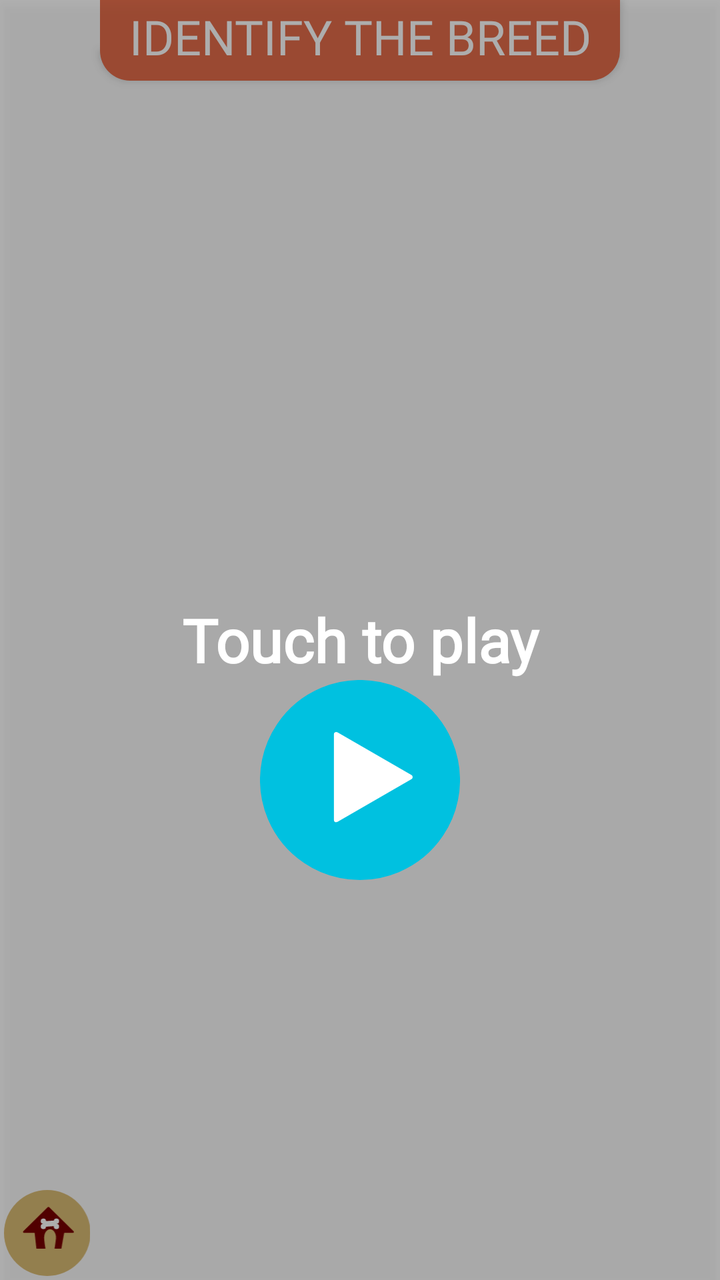
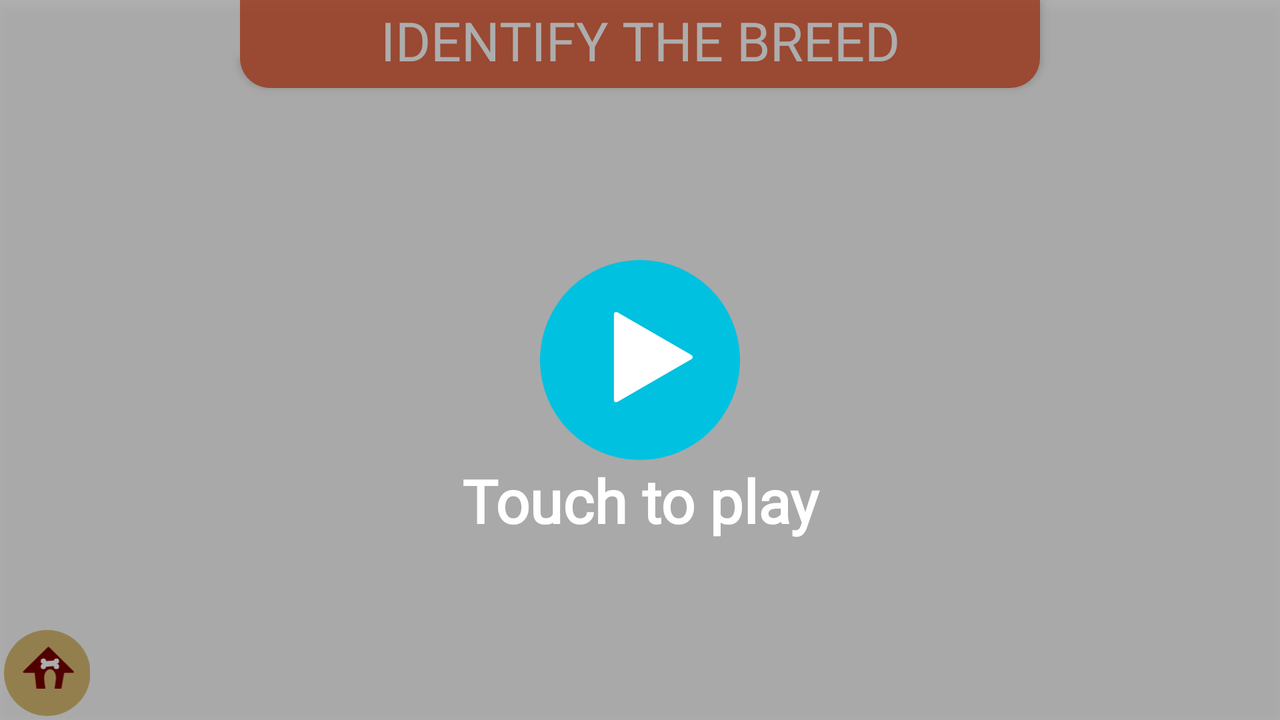

One screen, two layout resources from the same app: the default and the repository's alternative for another configuration. Each is rendered where Android would select it; the XML of both is given below.
<!-- AndroidManifest.xml: application theme AppTheme -->
<!-- res/layout/activity_identify_breed.xml -->
<?xml version="1.0" encoding="utf-8"?>
<androidx.constraintlayout.widget.ConstraintLayout xmlns:android="http://schemas.android.com/apk/res/android"
    xmlns:app="http://schemas.android.com/apk/res-auto"
    xmlns:tools="http://schemas.android.com/tools"
    android:layout_width="match_parent"
    android:layout_height="match_parent"
    tools:context=".Activities.IdentifyBreed.IdentifyBreed">

    <RelativeLayout

        android:id="@+id/starter_Filter_breed"
        android:layout_width="match_parent"
        android:layout_height="match_parent"
        android:background="@color/filter"
        android:elevation="4dp"
        android:onClick="onClick">

        <TextView
            android:id="@+id/play_text_breed"
            android:layout_width="match_parent"
            android:layout_height="wrap_content"
            android:layout_centerInParent="true"
            android:elevation="@dimen/elevation_height"
            android:fontFamily="@font/poppins"
            android:gravity="center"
            android:text="@string/touch_to_play"
            android:textColor="@android:color/white"
            android:textFontWeight="600"
            android:textSize="@dimen/level_timer_tx_siz"
            tools:targetApi="p" />

        <ImageButton
            android:id="@+id/button_play_breed"
            android:layout_width="100dp"
            android:layout_height="100dp"
            android:layout_below="@+id/play_text_breed"
            android:layout_centerInParent="true"
            android:background="@drawable/empty_bg"
            android:contentDescription="@string/play_button"
            android:elevation="5dp"
            android:scaleType="fitXY"
            android:src="@drawable/ic_img_play_icon" />
    </RelativeLayout>

    <LinearLayout
        android:id="@+id/timer_layout_breed"
        android:layout_width="match_parent"
        android:layout_height="wrap_content"
        android:layout_marginStart="@dimen/timer_padding"
        android:layout_marginEnd="@dimen/timer_padding"
        android:background="@drawable/timer_bg"
        android:visibility="invisible"
        app:layout_constraintBottom_toBottomOf="parent"
        app:layout_constraintEnd_toEndOf="parent"
        app:layout_constraintHorizontal_bias="0.5"
        app:layout_constraintStart_toStartOf="parent">


        <TextView
            android:id="@+id/text_timer_breed"
            android:layout_width="match_parent"
            android:layout_height="match_parent"
            android:layout_gravity="center"
            android:layout_marginLeft="3dp"
            android:layout_marginTop="3dp"
            android:layout_marginRight="3dp"
            android:elevation="5dp"
            android:fontFamily="@font/nuevastd_bold"
            android:gravity="center"
            android:text="@string/dummy_timer"
            android:textAlignment="center"
            android:textColor="@android:color/holo_red_dark"
            android:textSize="@dimen/level_timer_tx_siz"
            app:layout_constraintEnd_toEndOf="parent"
            app:layout_constraintHorizontal_bias="0.1"
            app:layout_constraintStart_toStartOf="parent"
            app:layout_constraintTop_toTopOf="parent" />


    </LinearLayout>

    <ImageButton
        android:layout_margin="2dp"
        android:id="@+id/button_back_breed"
        android:layout_width="43dp"
        android:layout_height="43dp"
        android:background="@drawable/empty_bg"
        android:layout_weight="1"
        android:clickable="true"
        android:contentDescription="@string/back_button"
        android:elevation="@dimen/elevation_height"
        android:focusable="true"
        android:scaleType="centerCrop"
        app:layout_constraintBottom_toBottomOf="parent"
        app:layout_constraintStart_toStartOf="parent"
        app:srcCompat="@drawable/ic_back" />

    <FrameLayout
        android:id="@+id/breed_fragmentContainer"
        android:layout_width="match_parent"
        android:layout_height="match_parent"
        android:layout_marginStart="20dp"
        android:layout_marginTop="50dp"
        android:layout_marginEnd="20dp"
        android:layout_marginBottom="40dp"
        android:gravity="center"
        android:padding="3dp"
        app:layout_constraintEnd_toEndOf="parent"
        app:layout_constraintHorizontal_bias="0.5"
        app:layout_constraintStart_toStartOf="parent"
        app:layout_constraintTop_toBottomOf="@+id/title" />

    <LinearLayout
        android:id="@+id/title"
        android:layout_width="match_parent"
        android:layout_height="wrap_content"
        android:layout_marginStart="@dimen/title_padding"
        android:layout_marginEnd="@dimen/title_padding"
        android:background="@drawable/page_title"
        android:elevation="@dimen/elevation_height"
        android:transitionName="title"
        app:layout_constraintEnd_toEndOf="parent"
        app:layout_constraintHorizontal_bias="0.5"
        app:layout_constraintStart_toStartOf="parent"
        app:layout_constraintTop_toTopOf="parent">

        <TextView
            android:layout_width="match_parent"
            android:layout_height="match_parent"
            android:layout_gravity="center"
            android:layout_marginLeft="3dp"
            android:layout_marginTop="3dp"
            android:layout_marginRight="3dp"
            android:layout_marginBottom="5dp"
            android:elevation="@dimen/elevation_height"
            android:fontFamily="@string/FONT"
            android:gravity="center"
            android:text="@string/iden_breed"
            android:textAlignment="center"
            android:textColor="@android:color/white"
            android:textSize="@dimen/title_text_size"
            app:layout_constraintEnd_toEndOf="parent"
            app:layout_constraintHorizontal_bias="0.1"
            app:layout_constraintStart_toStartOf="parent"
            app:layout_constraintTop_toTopOf="parent" />
    </LinearLayout>

    <TextView
        android:id="@+id/score_breed"
        android:layout_width="120dp"
        android:layout_height="wrap_content"
        android:layout_marginBottom="10dp"
        android:fontFamily="@font/nuevastd_bold"
        android:text="@string/dummy_score"
        android:textAlignment="center"
        android:textColor="@color/color_10_blue1"
        android:textSize="@dimen/title_text_size"
        android:visibility="invisible"
        app:layout_constraintBottom_toBottomOf="parent"
        app:layout_constraintEnd_toEndOf="parent" />

</androidx.constraintlayout.widget.ConstraintLayout>
<!-- resources referenced by this layout -->
<resources>
  <color name="color_10_blue1">#2196F3</color>
  <color name="filter">#48000000</color>
  <dimen name="elevation_height">2.5dp</dimen>
  <dimen name="level_timer_tx_siz">30sp</dimen>
  <dimen name="timer_padding">155dp</dimen>
  <dimen name="title_padding">50dp</dimen>
  <dimen name="title_text_size">24sp</dimen>
  <!-- drawable ic_back: vector/xml drawable (drawable, 3233 chars, omitted) -->
  <!-- drawable ic_img_play_icon (drawable) -->
  <vector xmlns:android="http://schemas.android.com/apk/res/android"
      android:width="414dp"
      android:height="414dp"
      android:viewportWidth="414"
      android:viewportHeight="414">
    <path
        android:pathData="M89,61h239v284h-239z"
        android:strokeWidth="1"
        android:fillColor="#fff"
        android:strokeColor="#00000000"/>
    <path
        android:pathData="M89.5,61.5h238v283h-238z"
        android:strokeWidth="1"
        android:fillColor="#00000000"
        android:strokeColor="#707070"/>
    <path
        android:pathData="M207,414a208.535,208.535 0,0 1,-41.718 -4.206,205.869 205.869,0 0,1 -74.018,-31.147 207.6,207.6 0,0 1,-75 -91.074,205.961 205.961,0 0,1 -12.062,-38.856 209.021,209.021 0,0 1,0 -83.435,205.869 205.869,0 0,1 31.147,-74.018 207.6,207.6 0,0 1,91.074 -75,205.96 205.96,0 0,1 38.856,-12.062 209.019,209.019 0,0 1,83.435 0,205.868 205.868,0 0,1 74.018,31.147 207.6,207.6 0,0 1,75 91.074,205.958 205.958,0 0,1 12.062,38.856 209.015,209.015 0,0 1,0 83.435,205.867 205.867,0 0,1 -31.147,74.018 207.6,207.6 0,0 1,-91.074 75,205.958 205.958,0 0,1 -38.856,12.062A208.532,208.532 0,0 1,207 414ZM158.008,107.653A5.014,5.014 0,0 0,153 112.661L153,289.34a5.013,5.013 0,0 0,5.008 5.007,4.927 4.927,0 0,0 2.492,-0.677l153,-88.34a5,5 0,0 0,0 -8.661l-153,-88.339A4.927,4.927 0,0 0,158.008 107.653Z"
        android:fillColor="#00c1e0"/>
  </vector>
  <!-- drawable page_title (drawable) -->
  <?xml version="1.0" encoding="utf-8"?>
  <shape xmlns:android="http://schemas.android.com/apk/res/android">
      <solid android:color="@color/color_3" />
      <corners
          android:bottomLeftRadius="@dimen/title_radius"
          android:bottomRightRadius="@dimen/title_radius" />
  
  </shape>
  <!-- drawable timer_bg (drawable) -->
  <?xml version="1.0" encoding="utf-8"?>
  <shape xmlns:android="http://schemas.android.com/apk/res/android">
   <stroke
       android:color="@color/color_10_blue1"
       android:width="1dp"/>
      <corners
          android:topLeftRadius="@dimen/timer_radius"
          android:topRightRadius="@dimen/timer_radius" />
  </shape>
  <string name="FONT" tools:ignore="ReferenceType">@font/montserrat</string>
  <string name="back_button">Back button</string>
  <string name="dummy_score">- / -</string>
  <string name="dummy_timer">00</string>
  <string name="iden_breed">IDENTIFY THE BREED</string>
  <string name="play_button">Play Button</string>
  <string name="touch_to_play" tools:ignore="DuplicateDefinition">Touch to play</string>
  <style name="AppTheme" parent="Theme.AppCompat.Light.NoActionBar">
          
          <item name="windowActionBar">false</item>
          <item name="windowNoTitle">true</item>
          <item name="colorPrimary">@color/colorPrimary</item>
          <item name="colorPrimaryDark">@color/colorPrimaryDark</item>
          <item name="colorAccent">@color/colorAccent</item>
  
          <item name="android:windowContentTransitions">true</item>
      </style>
  <color name="color_3">#E36D4B</color>
  <dimen name="title_radius">15dp</dimen>
  <dimen name="timer_radius">15dp</dimen>
  <color name="colorPrimary">#9a8b8d</color>
  <color name="colorPrimaryDark">#EBB131</color>
  <color name="colorAccent">#756a6e</color>
</resources>
<!-- res/layout-land/activity_identify_breed.xml (the repository's variant of the layout above) -->
<!-- drawn on the phone turned sideways -->
<?xml version="1.0" encoding="utf-8"?>
<androidx.constraintlayout.widget.ConstraintLayout xmlns:android="http://schemas.android.com/apk/res/android"
    xmlns:app="http://schemas.android.com/apk/res-auto"
    xmlns:tools="http://schemas.android.com/tools"
    android:layout_width="match_parent"
    android:layout_height="match_parent"
    tools:context=".Activities.IdentifyBreed.IdentifyBreed">

    <RelativeLayout

        android:id="@+id/starter_Filter_breed"
        android:layout_width="match_parent"
        android:layout_height="match_parent"
        android:background="@color/filter"
        android:elevation="4dp"
        android:onClick="onClick">

        <TextView
            android:id="@+id/play_text_breed"
            android:layout_width="match_parent"
            android:layout_height="wrap_content"
            android:layout_below="@+id/button_play_breed"
            android:layout_centerInParent="true"
            android:elevation="@dimen/elevation_height"
            android:fontFamily="@font/poppins"
            android:gravity="center"
            android:text="@string/touch_to_play"
            android:textColor="@android:color/white"
            android:textFontWeight="600"
            android:textSize="@dimen/level_timer_tx_siz"
            tools:targetApi="p" />

        <ImageButton
            android:id="@+id/button_play_breed"
            android:layout_width="100dp"
            android:layout_height="100dp"
            android:layout_centerInParent="true"
            android:background="@drawable/empty_bg"
            android:contentDescription="@string/play_button"
            android:elevation="5dp"
            android:scaleType="fitXY"
            android:src="@drawable/ic_img_play_icon" />
    </RelativeLayout>

    <LinearLayout
        android:id="@+id/timer_layout_breed"
        android:layout_width="match_parent"
        android:layout_height="wrap_content"
        android:layout_marginStart="@dimen/timer_padding"
        android:layout_marginEnd="@dimen/timer_padding"
        android:background="@drawable/timer_bg"
        android:visibility="invisible"
        app:layout_constraintBottom_toBottomOf="parent"
        app:layout_constraintEnd_toEndOf="parent"
        app:layout_constraintHorizontal_bias="0.5"
        app:layout_constraintStart_toStartOf="parent">


        <TextView
            android:id="@+id/text_timer_breed"
            android:layout_width="match_parent"
            android:layout_height="match_parent"
            android:layout_gravity="center"
            android:layout_marginLeft="3dp"
            android:layout_marginTop="3dp"
            android:layout_marginRight="3dp"
            android:elevation="5dp"
            android:fontFamily="@font/nuevastd_bold"
            android:gravity="center"
            android:text="@string/dummy_timer"
            android:textAlignment="center"
            android:textColor="@android:color/holo_red_dark"
            android:textSize="@dimen/level_timer_tx_siz"
            app:layout_constraintEnd_toEndOf="parent"
            app:layout_constraintHorizontal_bias="0.1"
            app:layout_constraintStart_toStartOf="parent"
            app:layout_constraintTop_toTopOf="parent" />


    </LinearLayout>

    <ImageButton
        android:id="@+id/button_back_breed"
        android:layout_width="43dp"
        android:layout_height="43dp"
        android:layout_margin="2dp"
        android:layout_weight="1"
        android:background="@drawable/empty_bg"
        android:clickable="true"
        android:contentDescription="@string/back_button"
        android:elevation="@dimen/elevation_height"
        android:focusable="true"
        android:scaleType="centerCrop"
        app:layout_constraintBottom_toBottomOf="parent"
        app:layout_constraintStart_toStartOf="parent"
        app:srcCompat="@drawable/ic_back" />

    <FrameLayout
        android:id="@+id/breed_fragmentContainer"
        android:layout_width="match_parent"
        android:layout_height="match_parent"
        android:layout_marginStart="20dp"
        android:layout_marginTop="50dp"
        android:layout_marginEnd="20dp"
        android:layout_marginBottom="40dp"
        android:gravity="center"
        android:padding="3dp"
        app:layout_constraintEnd_toEndOf="parent"
        app:layout_constraintHorizontal_bias="0.5"
        app:layout_constraintStart_toStartOf="parent"
        app:layout_constraintTop_toBottomOf="@+id/title" />

    <LinearLayout
        android:id="@+id/title"
        android:layout_width="match_parent"
        android:layout_height="wrap_content"
        android:layout_marginStart="@dimen/title_padding_land"
        android:layout_marginEnd="@dimen/title_padding_land"
        android:background="@drawable/page_title"
        android:elevation="@dimen/elevation_height"
        android:transitionName="title"
        app:layout_constraintEnd_toEndOf="parent"
        app:layout_constraintHorizontal_bias="0.5"
        app:layout_constraintStart_toStartOf="parent"
        app:layout_constraintTop_toTopOf="parent">

        <TextView
            android:layout_width="match_parent"
            android:layout_height="match_parent"
            android:layout_gravity="center"
            android:layout_marginLeft="3dp"
            android:layout_marginTop="3dp"
            android:layout_marginRight="3dp"
            android:layout_marginBottom="5dp"
            android:elevation="@dimen/elevation_height"
            android:fontFamily="@string/FONT"
            android:gravity="center"
            android:text="@string/iden_breed"
            android:textAlignment="center"
            android:textColor="@android:color/white"
            android:textSize="27sp"
            app:layout_constraintEnd_toEndOf="parent"
            app:layout_constraintHorizontal_bias="0.1"
            app:layout_constraintStart_toStartOf="parent"
            app:layout_constraintTop_toTopOf="parent" />
    </LinearLayout>

    <TextView
        android:id="@+id/score_breed"
        android:layout_width="120dp"
        android:layout_height="wrap_content"
        android:layout_marginBottom="10dp"
        android:fontFamily="@font/nuevastd_bold"
        android:text="@string/dummy_score"
        android:textAlignment="center"
        android:textColor="@color/color_10_blue1"
        android:textSize="@dimen/title_text_size"
        android:visibility="invisible"
        app:layout_constraintBottom_toBottomOf="parent"
        app:layout_constraintEnd_toEndOf="parent"/>


</androidx.constraintlayout.widget.ConstraintLayout>
<!-- resources referenced by the variant -->
<!-- as the phone turned sideways resolves them -->
<resources>
  <color name="color_10_blue1">#2196F3</color>
  <color name="filter">#48000000</color>
  <dimen name="elevation_height">2.5dp</dimen>
  <dimen name="level_timer_tx_siz">30sp</dimen>
  <dimen name="timer_padding">155dp</dimen>
  <dimen name="title_padding_land">120dp</dimen>
  <dimen name="title_text_size">24sp</dimen>
  <!-- drawable ic_back: vector/xml drawable (drawable, 3233 chars, omitted) -->
  <!-- drawable ic_img_play_icon (drawable) -->
  <vector xmlns:android="http://schemas.android.com/apk/res/android"
      android:width="414dp"
      android:height="414dp"
      android:viewportWidth="414"
      android:viewportHeight="414">
    <path
        android:pathData="M89,61h239v284h-239z"
        android:strokeWidth="1"
        android:fillColor="#fff"
        android:strokeColor="#00000000"/>
    <path
        android:pathData="M89.5,61.5h238v283h-238z"
        android:strokeWidth="1"
        android:fillColor="#00000000"
        android:strokeColor="#707070"/>
    <path
        android:pathData="M207,414a208.535,208.535 0,0 1,-41.718 -4.206,205.869 205.869,0 0,1 -74.018,-31.147 207.6,207.6 0,0 1,-75 -91.074,205.961 205.961,0 0,1 -12.062,-38.856 209.021,209.021 0,0 1,0 -83.435,205.869 205.869,0 0,1 31.147,-74.018 207.6,207.6 0,0 1,91.074 -75,205.96 205.96,0 0,1 38.856,-12.062 209.019,209.019 0,0 1,83.435 0,205.868 205.868,0 0,1 74.018,31.147 207.6,207.6 0,0 1,75 91.074,205.958 205.958,0 0,1 12.062,38.856 209.015,209.015 0,0 1,0 83.435,205.867 205.867,0 0,1 -31.147,74.018 207.6,207.6 0,0 1,-91.074 75,205.958 205.958,0 0,1 -38.856,12.062A208.532,208.532 0,0 1,207 414ZM158.008,107.653A5.014,5.014 0,0 0,153 112.661L153,289.34a5.013,5.013 0,0 0,5.008 5.007,4.927 4.927,0 0,0 2.492,-0.677l153,-88.34a5,5 0,0 0,0 -8.661l-153,-88.339A4.927,4.927 0,0 0,158.008 107.653Z"
        android:fillColor="#00c1e0"/>
  </vector>
  <!-- drawable page_title (drawable) -->
  <?xml version="1.0" encoding="utf-8"?>
  <shape xmlns:android="http://schemas.android.com/apk/res/android">
      <solid android:color="@color/color_3" />
      <corners
          android:bottomLeftRadius="@dimen/title_radius"
          android:bottomRightRadius="@dimen/title_radius" />
  
  </shape>
  <!-- drawable timer_bg (drawable) -->
  <?xml version="1.0" encoding="utf-8"?>
  <shape xmlns:android="http://schemas.android.com/apk/res/android">
   <stroke
       android:color="@color/color_10_blue1"
       android:width="1dp"/>
      <corners
          android:topLeftRadius="@dimen/timer_radius"
          android:topRightRadius="@dimen/timer_radius" />
  </shape>
  <string name="FONT" tools:ignore="ReferenceType">@font/montserrat</string>
  <string name="back_button">Back button</string>
  <string name="dummy_score">- / -</string>
  <string name="dummy_timer">00</string>
  <string name="iden_breed">IDENTIFY THE BREED</string>
  <string name="play_button">Play Button</string>
  <string name="touch_to_play" tools:ignore="DuplicateDefinition">Touch to play</string>
  <style name="AppTheme" parent="Theme.AppCompat.Light.NoActionBar">
          
          <item name="windowActionBar">false</item>
          <item name="windowNoTitle">true</item>
          <item name="colorPrimary">@color/colorPrimary</item>
          <item name="colorPrimaryDark">@color/colorPrimaryDark</item>
          <item name="colorAccent">@color/colorAccent</item>
  
          <item name="android:windowContentTransitions">true</item>
      </style>
  <color name="color_3">#E36D4B</color>
  <dimen name="title_radius">15dp</dimen>
  <dimen name="timer_radius">15dp</dimen>
  <color name="colorPrimary">#9a8b8d</color>
  <color name="colorPrimaryDark">#EBB131</color>
  <color name="colorAccent">#756a6e</color>
</resources>
